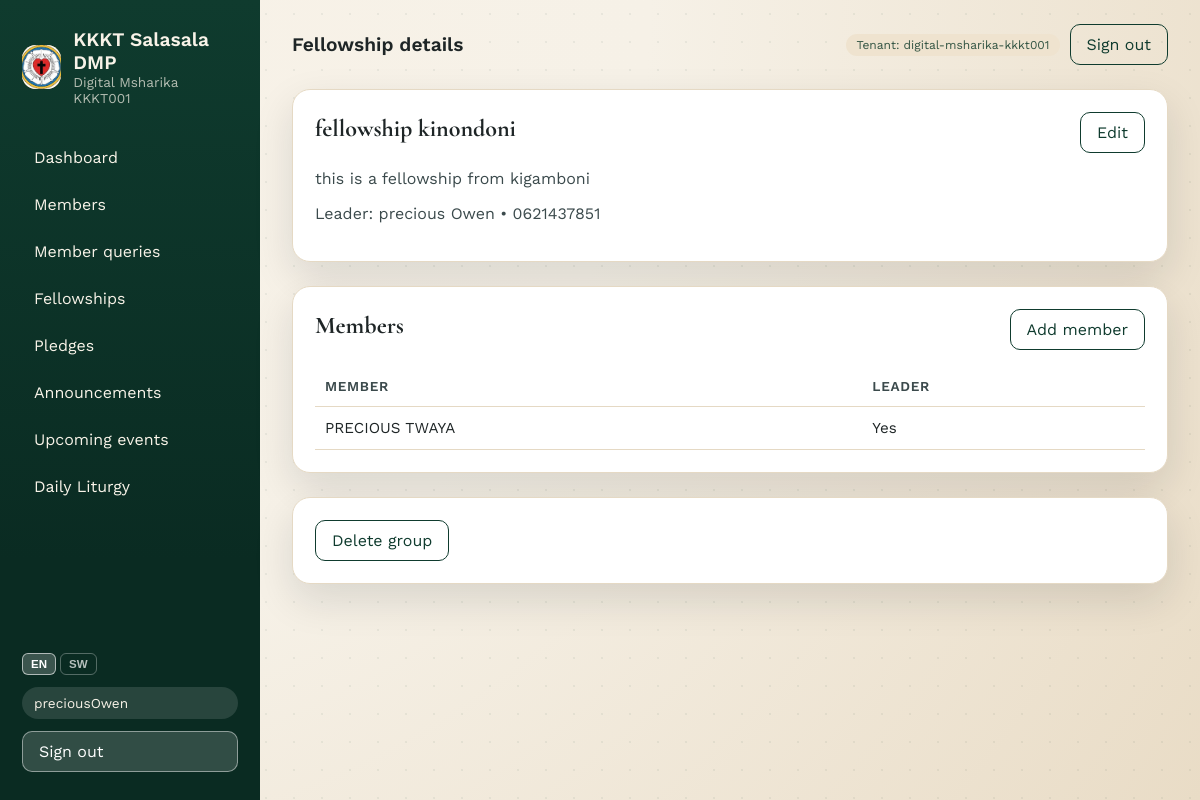
Page /fellowships/1/ (signed in) on the committed database.
### tenants/models.py (models this page shows, shortened)
class Tenant(models.Model):
	name = models.CharField(max_length=200)
	slug = models.SlugField(unique=True)
	is_active = models.BooleanField(default=True)
	created_at = models.DateTimeField(auto_now_add=True)
	class Meta:
		ordering = ["name"]

### fellowships/models.py (models this page shows, shortened)
class FellowshipGroup(TenantAwareModel):
	name = models.CharField(max_length=100)
	description = models.TextField(blank=True)
	leader_name = models.CharField(max_length=200)
	leader_phone = models.CharField(max_length=20)
	class Meta:
		ordering = ["name"]
		constraints = [
			models.UniqueConstraint(
				fields=["tenant", "name"],
				name="uniq_fellowship_name_per_tenant",
			)
		]

class FellowshipParticipation(TenantAwareModel):
	member = models.ForeignKey(Member, on_delete=models.CASCADE)
	group = models.ForeignKey(FellowshipGroup, on_delete=models.CASCADE)
	is_leader = models.BooleanField(default=False)
	joined_date = models.DateField(auto_now_add=True)
	class Meta:
		ordering = ["group__name", "member__full_name"]
		constraints = [
			models.UniqueConstraint(
				fields=["tenant", "member", "group"],
				name="uniq_member_group_per_tenant",
			)
		]

### members/models.py (models this page shows, shortened)
class Member(TenantAwareModel):
	membership_no = models.CharField(max_length=50)
	username = models.CharField(max_length=80, blank=True)
	password = models.CharField(max_length=128, blank=True)
	full_name = models.CharField(max_length=200)
	gender = models.CharField(max_length=10)
	dob = models.DateField()
	place_of_birth = models.CharField(max_length=200, blank=True)
	marital_status = models.CharField(max_length=20)
	marriage_type = models.CharField(max_length=50, blank=True)
	marriage_date = models.DateField(null=True, blank=True)
	marriage_place = models.CharField(max_length=200, blank=True)
	spouse_name = models.CharField(max_length=200, blank=True)
	living_with_spouse_name = models.CharField(max_length=200, blank=True)
	dependents = models.JSONField(default=list, blank=True, null=True)
	primary_phone = models.CharField(max_length=20)
	spouse_phone = models.CharField(max_length=20, blank=True)
	email = models.EmailField(blank=True)
	po_box = models.CharField(max_length=50, blank=True)
	house_number = models.CharField(max_length=50, blank=True)
	residence_name = models.CharField(max_length=100, blank=True)
	block_number = models.CharField(max_length=50, blank=True)
	fellowship_name = models.CharField(max_length=100, blank=True)
	previous_parish = models.CharField(max_length=200, blank=True)
	neighbor_name = models.CharField(max_length=200, blank=True)
	neighbor_phone = models.CharField(max_length=20, blank=True)
	elder_name = models.CharField(max_length=200, blank=True)
	elder_phone = models.CharField(max_length=20, blank=True)
	occupation = models.CharField(max_length=100, blank=True)
	work_place = models.CharField(max_length=200, blank=True)
	education_level = models.CharField(max_length=50, blank=True)
	profession = models.CharField(max_length=100, blank=True)
	volunteer_status = models.BooleanField(default=False)
	is_baptized = models.BooleanField(default=False)
	baptism_date = models.DateField(null=True, blank=True)
	is_confirmed = models.BooleanField(default=False)
	confirmation_date = models.DateField(null=True, blank=True)
	participates_in_sacraments = models.BooleanField(default=False)
	participates_in_fellowship = models.BooleanField(default=False)
	fellowship_house_name = models.CharField(max_length=200, blank=True)
	fellowship_non_participation_reason = models.TextField(blank=True)
	fellowship_chairperson_name = models.CharField(max_length=200, blank=True)
	fellowship_chairperson_signature = models.CharField(max_length=200, blank=True)
	join_fellowship = models.BooleanField(default=False)
	join_sunday_school = models.BooleanField(default=False)
	join_visiting_sick = models.BooleanField(default=False)
	join_bible_study = models.BooleanField(default=False)
	join_choir = models.BooleanField(default=False)
	join_union = models.BooleanField(default=False)
	pledge_year = models.IntegerField(default=0)
	pledge_building = models.DecimalField(max_digits=10, decimal_places=2, default=0)
	pledge_stewardship = models.DecimalField(max_digits=10, decimal_places=2, default=0)
	pledge_other = models.DecimalField(max_digits=10, decimal_places=2, default=0)
	has_membership_number = models.BooleanField(default=False)
	membership_registration_date = models.DateField(null=True, blank=True)
	membership_registered_full_name = models.CharField(max_length=200, blank=True)
	created_at = models.DateTimeField(auto_now_add=True)
	updated_at = models.DateTimeField(auto_now=True)
	class Meta:
		ordering = ["full_name"]
		constraints = [
			models.UniqueConstraint(
				fields=["tenant", "membership_no"],
				name="uniq_member_membership_per_tenant",
			),
			models.UniqueConstraint(
				fields=["tenant", "username"],
				name="uniq_member_username_per_tenant",
			),
		]

### fellowships/views.py (the view)
# urls.py: path("<int:pk>/", views.FellowshipGroupDetailView.as_view(), name="detail"),
class FellowshipGroupDetailView(TenantMixin, DetailView):
    model = FellowshipGroup
    template_name = "fellowships/detail.html"
    context_object_name = "group"
    def get_context_data(self, **kwargs):
        ctx = super().get_context_data(**kwargs)
        ctx["participations"] = self.object.fellowshipparticipation_set.select_related(
            "member"
        )
        return ctx
    def get_queryset(self):
        qs = super().get_queryset()
        if self.is_admin():
            return qs
        member = self.get_member()
        if not member:
            return qs.none()
        return qs.filter(fellowshipparticipation__member=member).distinct()

### fellowships/views.py (called while the page is built)
    def get_tenant(self):
        return getattr(self.request, "tenant", None)

    def is_admin(self):
        user = self.request.user
        return user.is_superuser or user.id == 1

    def get_queryset(self):
        qs = super().get_queryset()
        tenant = self.get_tenant()
        if tenant is None:
            return qs.none()
        return qs.filter(tenant=tenant)

### tenants/context_processors.py (called while the page is built)
def pending_applications(request):
    user = getattr(request, "user", None)
    tenant = getattr(request, "tenant", None)
    if not user or not user.is_authenticated or tenant is None:
        return {"pending_applications_count": 0}
    if not (user.is_superuser or user.id == 1):
        return {"pending_applications_count": 0}
    count = MemberApplication.objects.filter(
        tenant=tenant,
        status=MemberApplication.STATUS_PENDING,
    ).count()
    return {"pending_applications_count": count}

### templates/fellowships/detail.html (shortened to what this page needs)
{% extends 'base.html' %}
{% load i18n %}
{% block header %}{% trans "Fellowship details" %}{% endblock %}
{% block content %}
<section class="card">
    <div class="card-head">
        <h2>{{ group.name }}</h2>
        {% if user.is_superuser or user.id == 1 %}
            <div>
                <a class="btn ghost" href="{% url 'fellowships:update' group.pk %}">{% trans "Edit" %}</a>
            </div>
        {% endif %}
    </div>
    <p class="muted">{{ group.description|default:_('No description.') }}</p>
    <p class="muted">{% trans "Leader:" %} {{ group.leader_name }} • {{ group.leader_phone }}</p>
</section>
<section class="card">
    <div class="card-head">
        <h2>{% trans "Members" %}</h2>
        {% if user.is_superuser or user.id == 1 %}
            <a class="btn ghost" href="{% url 'fellowships:participation-add' %}">{% trans "Add member" %}</a>
        {% endif %}
    </div>
    <table class="table">
        <thead>
            <tr>
                <th>{% trans "Member" %}</th>
                <th>{% trans "Leader" %}</th>
            </tr>
        </thead>
        <tbody>
            {% for participation in participations %}
                <tr>
                    <td>{{ participation.member.full_name }}</td>
                    <td>{{ participation.is_leader|yesno:_('Yes,No') }}</td>
                </tr>
            {% empty %}
                <tr>
                    <td colspan="2" class="muted">{% trans "No members added yet." %}</td>
                </tr>
            {% endfor %}
        </tbody>
    </table>
</section>
{% if user.is_superuser or user.id == 1 %}
    <section class="card">
        <a class="btn ghost" href="{% url 'fellowships:delete' group.pk %}">{% trans "Delete group" %}</a>
    </section>
{% endif %}
{% endblock %}

### templates/base.html (shortened to what this page needs)
{% load static i18n %}
{% get_current_language as LANGUAGE_CODE %}
<!DOCTYPE html>
<html lang="{{ LANGUAGE_CODE }}">
<head>
    <link rel="stylesheet" href="{% static 'css/app.css' %}" />
</head>
<body>
    <div class="page">
        {% if not hide_sidebar %}
        <aside class="sidebar" id="sidebar">
            <div class="brand">
                <div class="brand-mark">
                    <img src="/media/logo/kkkt-logo.jpg" alt="KKKT Salasala DMP logo" />
                </div>
                <div>
                    <div class="brand-title">KKKT Salasala DMP</div>
                    {% if request.tenant %}
                        <div class="brand-sub">{{ request.tenant.name }}</div>
                    {% endif %}
                </div>
            </div>
            <nav class="nav">
                {% if user.is_authenticated and user.is_superuser or user.is_authenticated and user.id == 1 %}
                    <a href="{% url 'home' %}">{% trans "Dashboard" %}</a>
                    <a href="{% url 'members:list' %}">{% trans "Members" %}</a>
                    <a href="{% url 'members:applications' %}">
                        {% trans "Member queries" %}
                    </a>
                    <a href="{% url 'fellowships:list' %}">{% trans "Fellowships" %}</a>
                    <a href="{% url 'pledges:list' %}">{% trans "Pledges" %}</a>
                    <a href="{% url 'content:announcements' %}">{% trans "Announcements" %}</a>
                    <a href="{% url 'content:upcoming-events' %}">{% trans "Upcoming events" %}</a>
                    <a href="{% url 'content:liturgy' %}">{% trans "Daily Liturgy" %}</a>
                {% endif %}
            </nav>
            <div class="sidebar-footer">
                <form action="{% url 'set_language' %}" method="post" class="lang-sw">
                    <button name="language" value="en" type="submit" class="lang-btn{% if LANGUAGE_CODE == 'en' %} active{% endif %}">EN</button>
                    <button name="language" value="sw" type="submit" class="lang-btn{% if LANGUAGE_CODE == 'sw' %} active{% endif %}">SW</button>
                </form>
                {% if user.is_authenticated %}
                    <div class="user-pill">{{ user.username }}</div>
                    <a class="btn ghost" href="{% url 'logout' %}">{% trans "Sign out" %}</a>
                {% else %}
                    <a class="btn" href="{% url 'login' %}">{% trans "Sign in" %}</a>
                {% endif %}
            </div>
        </aside>
        {% endif %}
        <div class="content">
            <header class="topbar">
                <div class="topbar-title">{% block header %}{% trans "Welcome" %}{% endblock %}</div>
                <div class="topbar-actions">
                    {% if request.tenant %}
                        <span class="badge">{% trans "Tenant" %}: {{ request.tenant.slug }}</span>
                    {% endif %}
                    {% if user.is_authenticated %}
                        <a class="btn ghost" href="{% url 'logout' %}">{% trans "Sign out" %}</a>
                    {% endif %}
                </div>
            </header>
            <main class="main">
                {% block content %}{% endblock %}
            </main>
        </div>
    </div>
</body>
</html>

### static/css/app.css (style rules this page uses)
:root { --ink: #1e2526; --ink-soft: #3b4a4c; --parchment: #f6f1e7; --sand: #efe3cf; --forest: #0f3b2e; --olive: #325443; --gold: #c7a35b; --rose: #f4d7c9; --card: #ffffff; --border: #e5d9c4; --shadow: 0 16px 40px rgba(18, 28, 29, 0.12); }
* { box-sizing: border-box; }
img, video, iframe { max-width: 100%; height: auto; }
body { margin: 0; font-family: "Work Sans", "Segoe UI", sans-serif; color: var(--ink); background: radial-gradient(circle at top left, #f8f2e8 0%, var(--parchment) 45%, #e9dcc6 100%); min-height: 100vh; }
body::before { content: ""; position: fixed; inset: 0; background-image: radial-gradient(rgba(15, 59, 46, 0.06) 1px, transparent 0); background-size: 28px 28px; pointer-events: none; z-index: 0; }
h1, h2, h3 { font-family: "Cormorant Garamond", "Times New Roman", serif; margin: 0 0 0.5rem 0; }
a { color: inherit; text-decoration: none; }
.page { display: flex; min-height: 100vh; position: relative; z-index: 1; width: 100%; max-width: 100vw; overflow-x: hidden; }
.sidebar { width: 260px; background: linear-gradient(180deg, var(--forest), #0a2b22 70%); color: #f8f3e8; padding: 28px 22px; display: flex; flex-direction: column; gap: 32px; }
.brand { display: flex; gap: 12px; align-items: center; }
.brand-mark { width: 44px; height: 44px; border-radius: 14px; background: var(--gold); color: #231b0f; font-weight: 700; display: grid; place-items: center; overflow: hidden; }
.brand-mark img { width: 100%; height: 100%; object-fit: cover; display: block; }
.brand-title { font-size: 1.2rem; font-weight: 600; }
.brand-sub { font-size: 0.85rem; opacity: 0.7; }
.nav { display: flex; flex-direction: column; gap: 8px; }
.nav a { padding: 10px 12px; border-radius: 12px; transition: all 0.2s ease; }
.sidebar-footer { margin-top: auto; display: flex; flex-direction: column; gap: 12px; }
.user-pill { background: rgba(255, 255, 255, 0.12); padding: 8px 12px; border-radius: 999px; font-size: 0.85rem; }
.content { flex: 1; padding: 24px 32px 48px; min-width: 0; max-width: 100%; }
.topbar { display: flex; align-items: center; justify-content: space-between; gap: 16px; margin-bottom: 24px; }
.topbar-title { font-size: 1.2rem; font-weight: 600; }
.topbar-actions { display: flex; align-items: center; gap: 10px; flex-wrap: wrap; justify-content: flex-end; }
.main { display: flex; flex-direction: column; gap: 24px; }
.card { background: var(--card); border-radius: 18px; padding: 22px; border: 1px solid var(--border); box-shadow: var(--shadow); overflow-wrap: anywhere; }
.card-head { display: flex; align-items: center; justify-content: space-between; margin-bottom: 16px; }
.badge { background: var(--sand); color: var(--olive); padding: 4px 10px; border-radius: 999px; font-size: 0.75rem; }
.btn { background: var(--forest); color: #fff; padding: 10px 16px; border-radius: 10px; border: none; cursor: pointer; display: inline-block; transition: transform 0.2s ease, box-shadow 0.2s ease; }
.btn.ghost { background: transparent; color: var(--forest); border: 1px solid var(--forest); }
.sidebar .btn.ghost { background: rgba(255, 255, 255, 0.16); color: #fff; border-color: rgba(255, 255, 255, 0.45); }
.muted { color: var(--ink-soft); }
.table { width: 100%; border-collapse: collapse; font-size: 0.95rem; }
.table th, .table td { padding: 12px 10px; border-bottom: 1px solid var(--border); }
.table th { text-align: left; color: var(--ink-soft); font-size: 0.85rem; text-transform: uppercase; letter-spacing: 0.05em; }

### templates/base.html (style rules this page uses)
.lang-sw { display:flex; gap:4px; }
.lang-btn { background:transparent; border:1px solid rgba(255,255,255,.3); color:rgba(255,255,255,.7); border-radius:6px; padding:4px 8px; font-size:.72rem; font-weight:600; cursor:pointer; transition:all .2s; }
.lang-btn:hover, .lang-btn.active { background:rgba(255,255,255,.2); color:#fff; border-color:rgba(255,255,255,.6); }

### rows in the picture
Tenant: tenant.name "Digital Msharika KKKT001", tenant.slug "digital-msharika-kkkt001"
FellowshipGroup: name "fellowship kinondoni", description "this is a fellowship from kigamboni", leader_name "precious Owen", leader_phone "0621437851"
FellowshipParticipation: member.full_name "PRECIOUS TWAYA", is_leader "Yes"

### other values in the picture
{{ user.username }} "preciousOwen"
